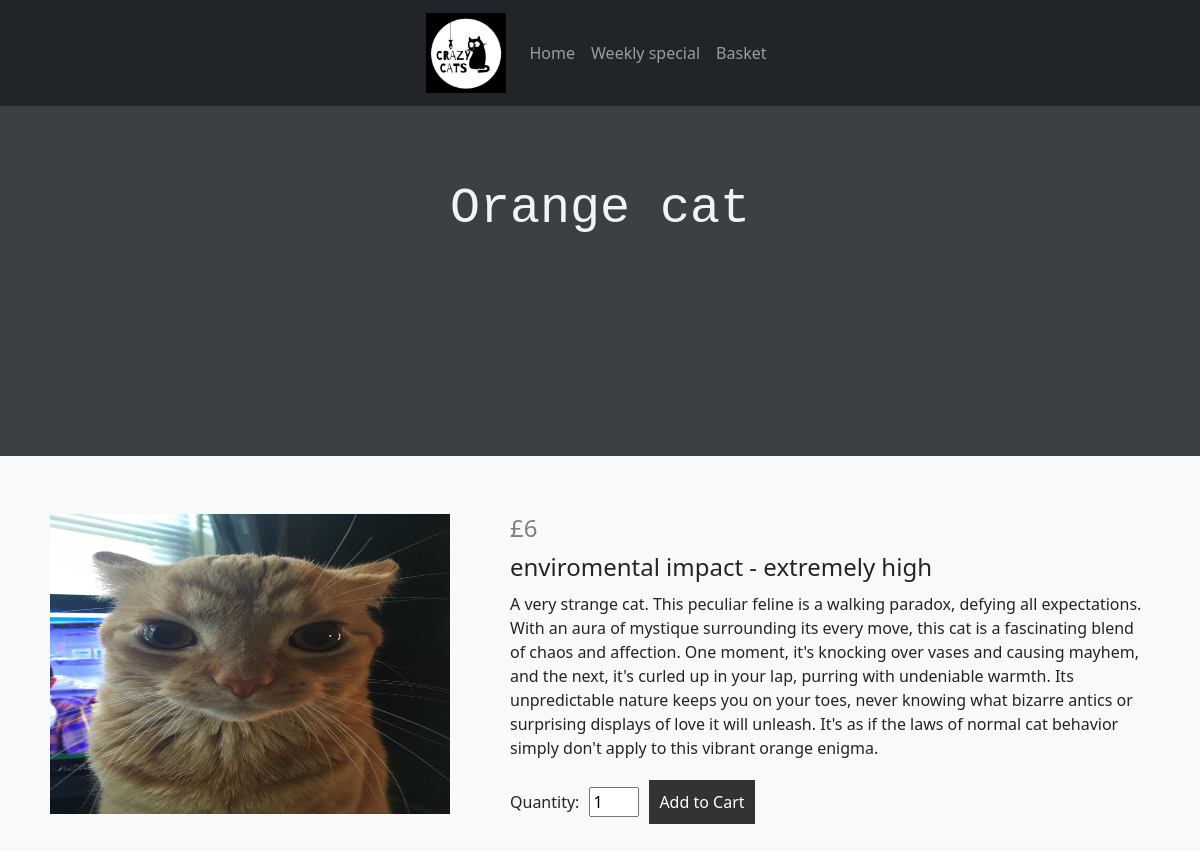
Page /single_product_page/4 on the committed database.
### flaskcode.py (models this page shows)
class Product(db.Model):
    id = db.Column('product_id', db.Integer, primary_key=True)
    name = db.Column(db.String(30))
    price = db.Column(db.Integer)
    image = db.Column(db.String(100))
    description = db.Column(db.String(50))
    long_description = db.Column(db.String(500))
    enviromental = db.Column(db.String(30))

### flaskcode.py (the view)
@app.route('/single_product_page/<product_id>')
def single_product_page(product_id):
    prod = Product.query.filter_by(id=product_id).first()
    return render_template('single_product_page.html', product=prod)

### templates/single_product_page.html (shortened to what this page needs)
<!doctype html>
<html lang="en">
  <head>
    <link href="https://cdn.jsdelivr.net/npm/bootstrap@5.3.0-alpha3/dist/css/bootstrap.min.css" rel="stylesheet">
    <link rel="stylesheet" href="{{ url_for('static', filename='css/styles.css') }}">
  </head>
  <body>
    <nav class="navbar navbar-expand-sm bg-dark navbar-dark justify-content-center">
      <a class="navbar-brand" href="#"><img width="80px" height="80px" src="{{ url_for('static', filename='images/CRAZYCATS.png') }}" alt="logo"></a>      <ul class="navbar-nav">
        <li class="nav-item active">
            <a class="nav-link" href="#">Home</a>
          </li>
          <li class="nav-item">
            <a class="nav-link" href="#">Weekly special</a>
          </li>
          <li class="nav-item">
            <a class="nav-link" href="{{ url_for('basket') }}">Basket</a>
          </li>
        </ul>
      </nav>
    <h3 class="seperator">
        <div class="wrap">
          <br>
          {{ product.name }}
        <br>
        <br>
        </div>
      </h3>
    <main>
		<div class="product-image">
			<img src="{{ url_for('static', filename=product.image) }}" alt="{{ product.name }}"class = "image">
		</div>
		<div class="product-details">
			<h1 class="price">£{{ product.price }}</h1>
      <h1> enviromental impact - {{ product.enviromental }} </h1>
      <p> {{ product.long_description }} </p>
        <form method="post" action="{{ url_for('add_to_basket', product_id=product.id) }}">
          <label for="quantity">Quantity:</label>
          <input type="number" id="quantity" name="quantity" min="1" max="10" value="1">
          <button type="submit">Add to Cart</button>
      </form>
		</div>
	</main>
  </body>
</html>

### static/css/styles.css (style rules this page uses)
body { background-color: #f7faf8; }
.price { color: grey; font-size: 22px; }
.image { width: 300px; height: 200px; }
.seperator { width: 100%; height: 350px; background: #3b4045; color: #f3f3f3; font-family: monospace; font-size: 50px; text-align: center; }
.wrap { width: 80%; max-width: 24em; margin: 0 auto; padding: 0.25em 0.625em; }
main { display: flex; flex-wrap: wrap; justify-content: center; padding: 50px; }
.product-image { flex: 0 0 40%; margin-right: 20px; }
.product-image img { display: block; width: 400px; height: 300px }
.product-details { flex: 1 1 40%; }
.product-details h1 { font-size: 24px; margin-bottom: 10px; }
.price { font-size: 18px; margin-bottom: 10px; }
form { display: flex; align-items: center; }
label { margin-right: 10px; }
input[type="number"] { width: 50px; }
button[type="submit"] { background-color: #333; color: #fff; border: none; padding: 10px; margin-left: 10px; cursor: pointer; }

### rows in the picture
Product: name "Orange cat", image (picture), price "6", enviromental "extremely high", long_description "A very strange cat. This peculiar feline is a walking paradox, defying all expectations. With an aura of mystique surrounding its every move, this cat is a fascinating blend of chaos and affection. One moment, it's knocking over vases and causing mayhem, and the next, it's curled up in your lap, purring with undeniable warmth. Its unpredictable nature keeps you on your toes, never knowing what bizarre antics or surprising displays of love it will unleash. It's as if the laws of normal cat behavior simply don't apply to this vibrant orange enigma."
